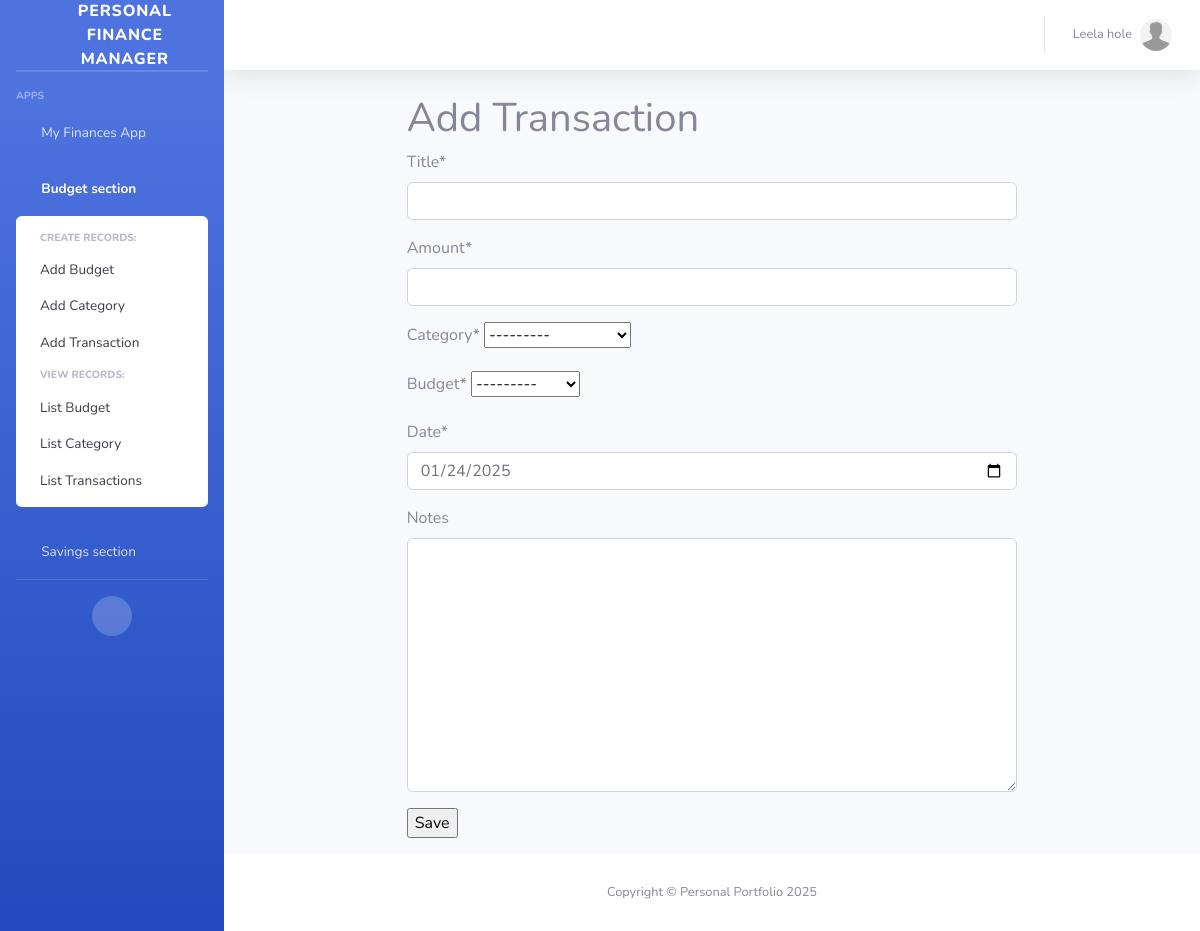
The app's page /budget_section/transaction/create/ (signed in) with its own data.
### accounts/models.py (models this page shows, shortened)
class CustomUser(AbstractUser, PermissionsMixin):
    first_name = models.CharField(_('first name'), max_length=30, blank=False, null=False, unique=True)
    last_name = models.CharField(_('last name'), max_length=30, blank=False, null=False, unique=True)
    email = models.EmailField(_('email address'), unique=True, blank=False, null=False)
    phone_number = PhoneNumberField(null=False, blank=False, unique=True)
    is_active = models.BooleanField(_('active'), default=False)
    is_staff = models.BooleanField(_('staff status'), default=False)
    enable_two_factor_authentication = models.BooleanField(null=True, blank=True)
    date_joined = models.DateTimeField(_('date joined'), default=timezone.now)
    email_verified = models.BooleanField(_('email verified'), default=False,
                                         help_text=_('Designates whether the user has verified their email.'))
    objects = CustomUserManager()
    USERNAME_FIELD = 'email'
    REQUIRED_FIELDS = ['first_name', 'last_name']

class Profile(models.Model):
    user = models.OneToOneField(settings.AUTH_USER_MODEL, on_delete=models.CASCADE)
    avatar = models.ImageField(
        default='avatar.jpg',  # default avatar
        upload_to='profile_avatars'  # dir to store the image
    )
    bio = models.CharField(max_length=1000)
    updated_at = models.DateTimeField(auto_now=True)
    created_at = models.DateTimeField(auto_now_add=True)

### budget_section/views.py (the view, shortened to what this page needs)
# urls.py: path('transaction/create/', TransactionCreateView.as_view(), name='transaction_create'),
@method_decorator(login_required, name='dispatch')
@method_decorator(csrf_protect, name='dispatch')
class TransactionCreateView(CreateView):
    model = Transaction
    form_class = TransactionForm
    template_name = 'budget_section/category_transaction_budget_form.html'
    extra_context = {'header': 'Add Transaction'}

### budget_section/forms.py (shortened to what this page needs)
class TransactionForm(forms.ModelForm):
    class Meta:
        model = Transaction
        fields = ['title', 'amount', 'category', 'budget', 'date', 'notes']
    date = forms.DateField(widget=DateInput, initial=date.today())

### budget_section/models.py (called while the page is built)
    def __str__(self):
        return self.name

    def __str__(self):
        return self.name

### helper/context_processors.py (called while the page is built)
def add_custom_context(request):
    return {
        'app_name': request.resolver_match.app_name,
        'page_path': request.path,
        'today': datetime.today(),
        'user': request.user if request.user.is_authenticated else None
    }

### templates/budget_section/category_transaction_budget_form.html
{% extends 'base2.html' %}
{% load crispy_forms_tags %}
{% block content %}
<div class="row">
    <div class="col-lg-8 mx-auto">
        <h1>{{ header }}</h1>
        <form method="post">{% csrf_token %}
            {{ form|crispy }}
            <input type="submit" value="Save">
        </form>
    </div>
</div>
{% endblock %}

### templates/base2.html (shortened to what this page needs)
{% load static %}
{% load crispy_forms_tags %}
<html lang="en">
<head>
    <link href="{% static 'vendor/fontawesome-free/css/all.min.css' %}" rel="stylesheet" type="text/css">
    <link href="{% static 'css/sb-admin-2.min.css' %}" rel="stylesheet">
</head>
<body id="page-top">
<div id="wrapper">
    <ul class="navbar-nav bg-gradient-primary sidebar sidebar-dark accordion" id="accordionSidebar">
        <a class="sidebar-brand d-flex align-items-center justify-content-center" href="{% url 'website:index' %}">
            <div class="sidebar-brand-icon rotate-n-15">
                <i class="fas fa-laugh-wink"></i>
            </div>
            <div class="sidebar-brand-text mx-3">Personal Finance Manager</div>
        </a>
        <hr class="sidebar-divider my-0">
        <hr class="sidebar-divider">
        <div class="sidebar-heading">
            Apps
        </div>
        {% if user %}
            <li class="nav-item{% if app_name == 'my_finances' %} active{% endif %}">
                <a class="nav-link{% if app_name != 'my_finances' %} collapsed{% endif %}" href="#"
                   data-toggle="collapse" data-target="#collapseTwo"
                   aria-expanded="true" aria-controls="collapseTwo">
                    <i class="fas fa-fw fa-cog"></i>
                    <span>My Finances App</span>
                </a>
                        {% url 'my_finances:current_period' as my_finances_current_period %}
                        {% url 'my_finances:year_overview' as my_finances_year_overview %}
                        {% url 'my_finances:balance_create' as my_finances_balance_create %}
                        {% url 'my_finances:income_create' as my_finances_income_create %}
                        {% url 'my_finances:outcome_create' as my_finances_outcome_create %}
                        {% url 'my_finances:balance_list' as my_finances_balance_list %}
                        {% url 'my_finances:income_list' as my_finances_income_list %}
                        {% url 'my_finances:outcome_list' as my_finances_outcome_list %}
            </li>
       <li class="nav-item{% if app_name == 'budget_section' %} active{% endif %}">
            <a class="nav-link{% if app_name != 'budget_section' %} collapsed{% endif %}" href="#"
               data-toggle="collapse" data-target="#collapse2"
               aria-expanded="true" aria-controls="collapse2">
                <i class="fas fa-fw fa-cog"></i>
                <span>Budget section</span>
            </a>
            <div id="collapse2" class="collapse{% if app_name == 'budget_section' %} show{% endif %}"
                 aria-labelledby="headingTwo" data-parent="#accordionSidebar">
                <div class="bg-white py-2 collapse-inner rounded">
                    <h6 class="collapse-header">Create records:</h6>
                    {% url 'budget_section:budget_create' as budget_section_budget_create %}
                    {% url 'budget_section:category_create' as budget_section_category_create %}
                    {% url 'budget_section:transaction_create' as budget_section_transaction_create %}
                    <a class="collapse-item{% if page_path == budget_section_budget_create %} active{% endif %}"
                           href="{{ budget_section_budget_create }}">Add Budget</a>
                    <a class="collapse-item{% if page_path == my_finances_income_create %} active{% endif %}"
                       href="{{ budget_section_category_create }}">Add Category</a>
                    <a class="collapse-item{% if page_path == my_finances_outcome_create %} active{% endif %}"
                       href="{{budget_section_transaction_create }}">Add Transaction</a>
                    <h6 class="collapse-header">View records:</h6>
                     {% url 'budget_section:budget_list' as budget_section_budget_list %}
                    {% url 'budget_section:category_list' as budget_section_category_list %}
                    {% url 'budget_section:transaction_list' as budget_section_transaction_list %}
                    <a class="collapse-item{% if page_path == budget_section_budget_list %} active{% endif %}"
                       href="{{ budget_section_budget_list }}">List Budget</a>
                    <a class="collapse-item{% if page_path == budget_section_category_list%} active{% endif %}"
                       href="{{ budget_section_category_list }}">List Category</a>
                    <a class="collapse-item{% if page_path == budget_section_transaction_list %} active{% endif %}"
                       href="{{ budget_section_transaction_list }}">List Transactions</a>
                </div>
            </div>
        </li>
          <li class="nav-item{% if app_name == 'savings_section' %} active{% endif %}">
            <a class="nav-link{% if app_name != 'savings_section' %} collapsed{% endif %}" href="#"
               data-toggle="collapse" data-target="#collapse3"
               aria-expanded="true" aria-controls="collapse3">
                <i class="fas fa-fw fa-cog"></i>
                <span>Savings section</span>
            </a>
                    {% url 'savings_section:savings_create' as savings_section_savings_create %}
                    {% url 'savings_section:deposit_create' as savings_section_deposit_create %}
                    {% url 'savings_section:withdrawal_create' as savings_section_withdrawal_create %}
                    {% url 'savings_section:savings_goal_create' as savings_section_savings_goal_create %}
                    {% url 'savings_section:savings_list' as savings_section_savings_list %}
                    {% url 'savings_section:deposits_list' as savings_section_deposit_list %}
                    {% url 'savings_section:withdrawals_list' as savings_section_withdrawal_list %}
                    {% url 'savings_section:savings_goals_list' as savings_section_savings_goal_list %}
        </li>
        {% endif %}
        <hr class="sidebar-divider">
        <div class="text-center d-none d-md-inline">
            <button class="rounded-circle border-0" id="sidebarToggle"></button>
        </div>
    </ul>
    <div id="content-wrapper" class="d-flex flex-column">
        <div id="content">
            <nav class="navbar navbar-expand navbar-light bg-white topbar mb-4 static-top shadow">
                <ul class="navbar-nav ml-auto">
                    <li class="nav-item dropdown no-arrow">
                        {% if user %}
                            <a class="nav-link dropdown-toggle" href="#" id="userDropdown" role="button"
                               data-toggle="dropdown" aria-haspopup="true" aria-expanded="false">
                                <span class="mr-2 d-none d-lg-inline text-gray-600 small">{{ user.first_name }} {{ user.last_name }}</span>
                                <img class="img-profile rounded-circle"
                                     src="{{user.profile.avatar.url}}" alt="{{ user.username }}">
                            </a>
                        {% endif %}
                    </li>
                </ul>
            </nav>
            <div class="container-fluid">
                {% block content %}
                {% endblock %}
            </div>
        </div>
        <footer class="sticky-footer bg-white">
            <div class="container my-auto">
                <div class="copyright text-center my-auto">
                    <span>Copyright &copy; Personal Portfolio {{ today.year }}</span>
                </div>
            </div>
        </footer>
    </div>
</div>
</body>
</html>

### records on screen
CustomUser: first_name "Leela", last_name "hole", profile.avatar (placeholder picture)

### other values on screen
{{ header }} "Add Transaction"
